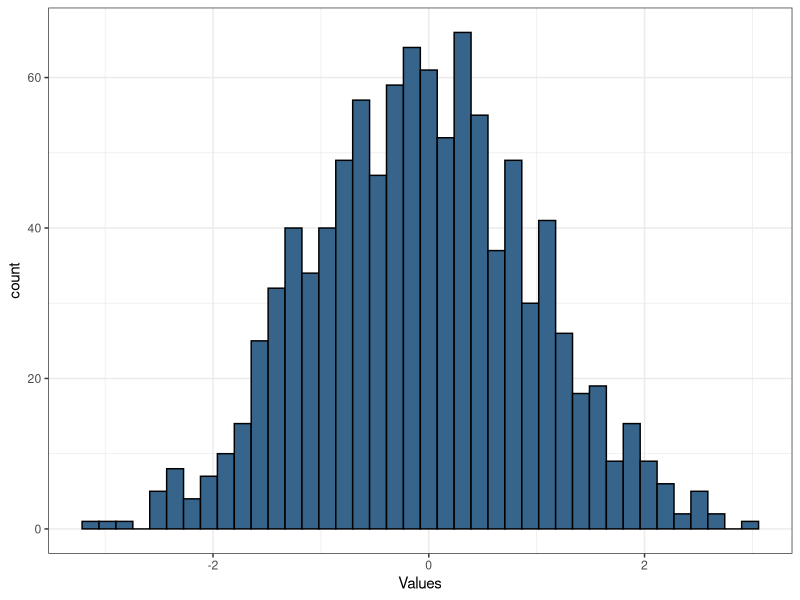
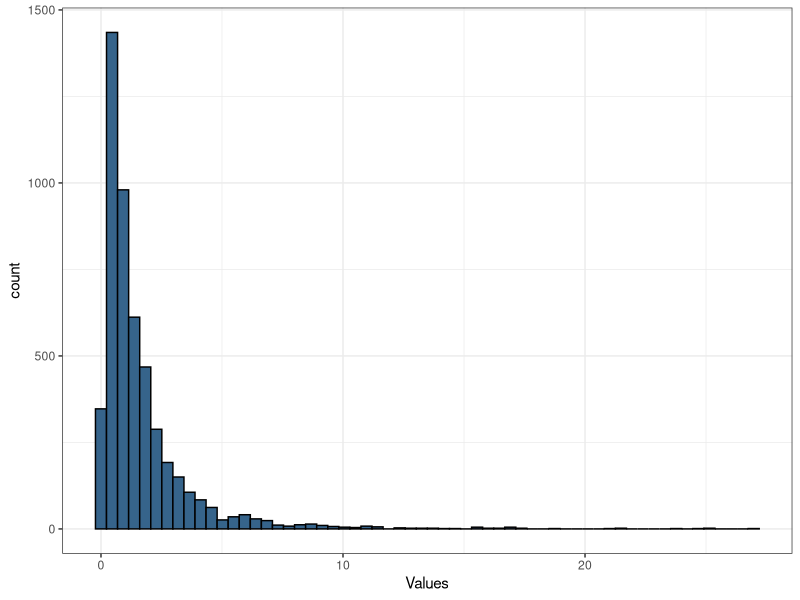

These charts were generated, in order, by the following R code:
## ---- chunk 1
library(tidyverse)
sample <- c(1, 4, 5, 10, 10)
getmode <- function(v) {
   uniqv <- unique(v)
   uniqv[which.max(tabulate(match(v, uniqv)))]
}
# 
# mean(sample)
# median(sample)
# getmode(sample)
## ---- chunk 2

normalvec <- rnorm(1000)

ggplot(mapping = aes(normalvec))+
  geom_histogram(color = "black", fill = "steelblue4", bins = 40)+
  # geom_vline(xintercept = mean(normalvec), color = 'black')+
  # geom_vline(xintercept = median(normalvec), color = 'red')+
  xlab("Values")+
  ylab("count")+
  theme_bw()

## ---- chunk 3

lognormalvec <- rlnorm(5000)

ggplot(mapping = aes(lognormalvec))+
  geom_histogram(color = "black", fill = "steelblue4", bins = 60)+
  # geom_vline(xintercept = mean(lognormalvec), color = 'black')+
  # geom_vline(xintercept = median(lognormalvec), color = 'red')+
  xlab("Values")+
  ylab("count")+
  theme_bw()
